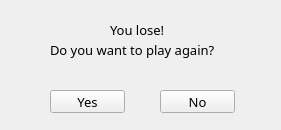
<?xml version="1.0" encoding="UTF-8"?>
<ui version="4.0">
 <class>IfLoseWidget</class>
 <widget class="QWidget" name="IfLoseWidget">
  <property name="geometry">
   <rect>
    <x>0</x>
    <y>0</y>
    <width>281</width>
    <height>130</height>
   </rect>
  </property>
  <property name="minimumSize">
   <size>
    <width>281</width>
    <height>130</height>
   </size>
  </property>
  <property name="maximumSize">
   <size>
    <width>281</width>
    <height>130</height>
   </size>
  </property>
  <property name="windowTitle">
   <string>You lose!</string>
  </property>
  <widget class="QLabel" name="label">
   <property name="geometry">
    <rect>
     <x>110</x>
     <y>20</y>
     <width>71</width>
     <height>20</height>
    </rect>
   </property>
   <property name="font">
    <font>
     <family>Broadway</family>
     <pointsize>10</pointsize>
    </font>
   </property>
   <property name="text">
    <string>You lose!</string>
   </property>
  </widget>
  <widget class="QLabel" name="label_2">
   <property name="geometry">
    <rect>
     <x>50</x>
     <y>40</y>
     <width>191</width>
     <height>20</height>
    </rect>
   </property>
   <property name="minimumSize">
    <size>
     <width>191</width>
     <height>20</height>
    </size>
   </property>
   <property name="font">
    <font>
     <family>Broadway</family>
     <pointsize>10</pointsize>
    </font>
   </property>
   <property name="text">
    <string>Do you want to play again?</string>
   </property>
  </widget>
  <widget class="QPushButton" name="yes">
   <property name="geometry">
    <rect>
     <x>50</x>
     <y>90</y>
     <width>75</width>
     <height>23</height>
    </rect>
   </property>
   <property name="font">
    <font>
     <family>Broadway</family>
     <pointsize>10</pointsize>
    </font>
   </property>
   <property name="cursor">
    <cursorShape>PointingHandCursor</cursorShape>
   </property>
   <property name="text">
    <string>Yes</string>
   </property>
  </widget>
  <widget class="QPushButton" name="no">
   <property name="geometry">
    <rect>
     <x>160</x>
     <y>90</y>
     <width>75</width>
     <height>23</height>
    </rect>
   </property>
   <property name="font">
    <font>
     <family>Broadway</family>
     <pointsize>10</pointsize>
    </font>
   </property>
   <property name="cursor">
    <cursorShape>PointingHandCursor</cursorShape>
   </property>
   <property name="text">
    <string>No</string>
   </property>
  </widget>
 </widget>
 <resources/>
 <connections>
  <connection>
   <sender>yes</sender>
   <signal>clicked()</signal>
   <receiver>IfLoseWidget</receiver>
   <slot>close()</slot>
   <hints>
    <hint type="sourcelabel">
     <x>87</x>
     <y>101</y>
    </hint>
    <hint type="destinationlabel">
     <x>140</x>
     <y>64</y>
    </hint>
   </hints>
  </connection>
  <connection>
   <sender>no</sender>
   <signal>clicked()</signal>
   <receiver>IfLoseWidget</receiver>
   <slot>close()</slot>
   <hints>
    <hint type="sourcelabel">
     <x>197</x>
     <y>101</y>
    </hint>
    <hint type="destinationlabel">
     <x>140</x>
     <y>64</y>
    </hint>
   </hints>
  </connection>
 </connections>
</ui>
